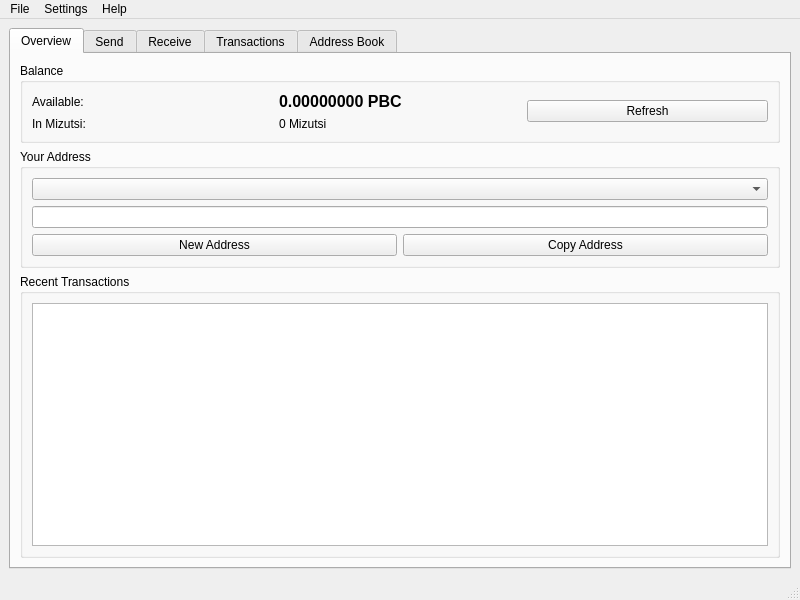
<?xml version="1.0" encoding="UTF-8"?>
<ui version="4.0">
 <class>MainWindow</class>
 <widget class="QMainWindow" name="MainWindow">
  <property name="geometry">
   <rect>
    <x>0</x>
    <y>0</y>
    <width>800</width>
    <height>600</height>
   </rect>
  </property>
  <property name="windowTitle">
   <string>Pebicoin Wallet</string>
  </property>
  <property name="windowIcon">
   <iconset resource="resources.qrc">
    <normaloff>:/icons/pebicoin.svg</normaloff>:/icons/pebicoin.svg</iconset>
  </property>
  <widget class="QWidget" name="centralwidget">
   <layout class="QVBoxLayout" name="verticalLayout">
    <item>
     <widget class="QTabWidget" name="tabWidget">
      <property name="currentIndex">
       <number>0</number>
      </property>
      <widget class="QWidget" name="overviewTab">
       <attribute name="icon">
        <iconset resource="resources.qrc">
         <normaloff>:/icons/wallet.svg</normaloff>:/icons/wallet.svg</iconset>
       </attribute>
       <attribute name="title">
        <string>Overview</string>
       </attribute>
       <layout class="QVBoxLayout" name="verticalLayout_2">
        <item>
         <widget class="QGroupBox" name="balanceGroup">
          <property name="title">
           <string>Balance</string>
          </property>
          <layout class="QGridLayout" name="gridLayout">
           <item row="0" column="0">
            <widget class="QLabel" name="label">
             <property name="text">
              <string>Available:</string>
             </property>
            </widget>
           </item>
           <item row="0" column="1">
            <widget class="QLabel" name="labelBalance">
             <property name="font">
              <font>
               <pointsize>12</pointsize>
               <weight>75</weight>
               <bold>true</bold>
              </font>
             </property>
             <property name="text">
              <string>0.00000000 PBC</string>
             </property>
            </widget>
           </item>
           <item row="0" column="2" rowspan="2">
            <widget class="QPushButton" name="pushButtonRefresh">
             <property name="toolTip">
              <string>Refresh balance and transactions</string>
             </property>
             <property name="text">
              <string>Refresh</string>
             </property>
             <property name="icon">
              <iconset theme="view-refresh"/>
             </property>
            </widget>
           </item>
           <item row="1" column="0">
            <widget class="QLabel" name="label_2">
             <property name="text">
              <string>In Mizutsi:</string>
             </property>
            </widget>
           </item>
           <item row="1" column="1">
            <widget class="QLabel" name="labelBalanceMizutsi">
             <property name="text">
              <string>0 Mizutsi</string>
             </property>
            </widget>
           </item>
          </layout>
         </widget>
        </item>
        <item>
         <widget class="QGroupBox" name="addressGroup">
          <property name="title">
           <string>Your Address</string>
          </property>
          <layout class="QVBoxLayout" name="verticalLayout_3">
           <item>
            <widget class="QComboBox" name="comboBoxAddresses"/>
           </item>
           <item>
            <widget class="QLineEdit" name="lineEditAddress">
             <property name="readOnly">
              <bool>true</bool>
             </property>
            </widget>
           </item>
           <item>
            <layout class="QHBoxLayout" name="horizontalLayout">
             <item>
              <widget class="QPushButton" name="pushButtonNewAddress">
               <property name="text">
                <string>New Address</string>
               </property>
               <property name="icon">
                <iconset resource="resources.qrc">
                 <normaloff>:/icons/receive.svg</normaloff>:/icons/receive.svg</iconset>
               </property>
              </widget>
             </item>
             <item>
              <widget class="QPushButton" name="pushButtonCopyAddress">
               <property name="text">
                <string>Copy Address</string>
               </property>
              </widget>
             </item>
            </layout>
           </item>
          </layout>
         </widget>
        </item>
        <item>
         <widget class="QGroupBox" name="recentTransactionsGroup">
          <property name="title">
           <string>Recent Transactions</string>
          </property>
          <layout class="QVBoxLayout" name="verticalLayout_4">
           <item>
            <widget class="QTableView" name="tableViewRecentTransactions">
             <property name="alternatingRowColors">
              <bool>true</bool>
             </property>
             <property name="selectionMode">
              <enum>QAbstractItemView::SingleSelection</enum>
             </property>
             <property name="selectionBehavior">
              <enum>QAbstractItemView::SelectRows</enum>
             </property>
            </widget>
           </item>
          </layout>
         </widget>
        </item>
       </layout>
      </widget>
      <widget class="QWidget" name="sendTab">
       <attribute name="icon">
        <iconset resource="resources.qrc">
         <normaloff>:/icons/send.svg</normaloff>:/icons/send.svg</iconset>
       </attribute>
       <attribute name="title">
        <string>Send</string>
       </attribute>
       <layout class="QVBoxLayout" name="verticalLayout_5">
        <item>
         <widget class="QGroupBox" name="sendCoinsGroup">
          <property name="title">
           <string>Send Coins</string>
          </property>
          <layout class="QGridLayout" name="gridLayout_2">
           <item row="0" column="0">
            <widget class="QLabel" name="label_3">
             <property name="text">
              <string>From Address:</string>
             </property>
            </widget>
           </item>
           <item row="0" column="1">
            <widget class="QComboBox" name="comboBoxFromAddress"/>
           </item>
           <item row="1" column="0">
            <widget class="QLabel" name="label_4">
             <property name="text">
              <string>To Address:</string>
             </property>
            </widget>
           </item>
           <item row="1" column="1">
            <widget class="QLineEdit" name="lineEditToAddress"/>
           </item>
           <item row="2" column="0">
            <widget class="QLabel" name="label_5">
             <property name="text">
              <string>Amount (PBC):</string>
             </property>
            </widget>
           </item>
           <item row="2" column="1">
            <widget class="QDoubleSpinBox" name="doubleSpinBoxAmount">
             <property name="decimals">
              <number>8</number>
             </property>
             <property name="maximum">
              <double>17000000.000000000000000</double>
             </property>
            </widget>
           </item>
           <item row="3" column="0">
            <widget class="QLabel" name="label_6">
             <property name="text">
              <string>Fee (PBC):</string>
             </property>
            </widget>
           </item>
           <item row="3" column="1">
            <widget class="QDoubleSpinBox" name="doubleSpinBoxFee">
             <property name="decimals">
              <number>8</number>
             </property>
             <property name="maximum">
              <double>1.000000000000000</double>
             </property>
             <property name="value">
              <double>0.000100000000000</double>
             </property>
            </widget>
           </item>
           <item row="4" column="0">
            <widget class="QLabel" name="label_8">
             <property name="text">
              <string>Label:</string>
             </property>
            </widget>
           </item>
           <item row="4" column="1">
            <widget class="QLineEdit" name="lineEditTransactionLabel">
             <property name="placeholderText">
              <string>Enter a label for this transaction</string>
             </property>
            </widget>
           </item>
           <item row="5" column="0">
            <widget class="QPushButton" name="pushButtonAddToAddressBook">
             <property name="text">
              <string>Add to Address Book</string>
             </property>
            </widget>
           </item>
           <item row="5" column="1">
            <widget class="QPushButton" name="pushButtonSend">
             <property name="text">
              <string>Send</string>
             </property>
             <property name="icon">
              <iconset resource="resources.qrc">
               <normaloff>:/icons/send.svg</normaloff>:/icons/send.svg</iconset>
             </property>
            </widget>
           </item>
          </layout>
         </widget>
        </item>
       </layout>
      </widget>
      <widget class="QWidget" name="receiveTab">
       <attribute name="icon">
        <iconset resource="resources.qrc">
         <normaloff>:/icons/receive.svg</normaloff>:/icons/receive.svg</iconset>
       </attribute>
       <attribute name="title">
        <string>Receive</string>
       </attribute>
       <layout class="QVBoxLayout" name="verticalLayout_6">
        <item>
         <widget class="QGroupBox" name="receiveCoinsGroup">
          <property name="title">
           <string>Receive Coins</string>
          </property>
          <layout class="QVBoxLayout" name="verticalLayout_7">
           <item>
            <widget class="QLabel" name="label_7">
             <property name="text">
              <string>Your Addresses:</string>
             </property>
            </widget>
           </item>
           <item>
            <widget class="QListView" name="listViewAddresses">
             <property name="alternatingRowColors">
              <bool>true</bool>
             </property>
            </widget>
           </item>
           <item>
            <layout class="QHBoxLayout" name="horizontalLayout_2">
             <item>
              <widget class="QPushButton" name="pushButtonNewAddressReceive">
               <property name="text">
                <string>New Address</string>
               </property>
               <property name="icon">
                <iconset resource="resources.qrc">
                 <normaloff>:/icons/receive.svg</normaloff>:/icons/receive.svg</iconset>
               </property>
              </widget>
             </item>
             <item>
              <widget class="QPushButton" name="pushButtonCopyAddressReceive">
               <property name="text">
                <string>Copy Address</string>
               </property>
              </widget>
             </item>
            </layout>
           </item>
          </layout>
         </widget>
        </item>
       </layout>
      </widget>
      <widget class="QWidget" name="transactionsTab">
       <attribute name="icon">
        <iconset resource="resources.qrc">
         <normaloff>:/icons/history.svg</normaloff>:/icons/history.svg</iconset>
       </attribute>
       <attribute name="title">
        <string>Transactions</string>
       </attribute>
       <layout class="QVBoxLayout" name="verticalLayout_8">
        <item>
         <widget class="QTableView" name="tableViewTransactions">
          <property name="alternatingRowColors">
           <bool>true</bool>
          </property>
          <property name="selectionMode">
           <enum>QAbstractItemView::SingleSelection</enum>
          </property>
          <property name="selectionBehavior">
           <enum>QAbstractItemView::SelectRows</enum>
          </property>
         </widget>
        </item>
       </layout>
      </widget>
      <widget class="QWidget" name="addressBookTab">
       <attribute name="title">
        <string>Address Book</string>
       </attribute>
       <layout class="QVBoxLayout" name="verticalLayout_9">
        <item>
         <widget class="QTableView" name="tableViewAddressBook">
          <property name="alternatingRowColors">
           <bool>true</bool>
          </property>
          <property name="selectionMode">
           <enum>QAbstractItemView::SingleSelection</enum>
          </property>
          <property name="selectionBehavior">
           <enum>QAbstractItemView::SelectRows</enum>
          </property>
         </widget>
        </item>
        <item>
         <layout class="QHBoxLayout" name="horizontalLayout_3">
          <item>
           <widget class="QPushButton" name="pushButtonAddAddress">
            <property name="text">
             <string>Add</string>
            </property>
           </widget>
          </item>
          <item>
           <widget class="QPushButton" name="pushButtonEditAddress">
            <property name="text">
             <string>Edit</string>
            </property>
           </widget>
          </item>
          <item>
           <widget class="QPushButton" name="pushButtonDeleteAddress">
            <property name="text">
             <string>Delete</string>
            </property>
           </widget>
          </item>
          <item>
           <widget class="QPushButton" name="pushButtonUseAddress">
            <property name="text">
             <string>Use Address</string>
            </property>
           </widget>
          </item>
         </layout>
        </item>
       </layout>
      </widget>
     </widget>
    </item>
   </layout>
  </widget>
  <widget class="QMenuBar" name="menubar">
   <property name="geometry">
    <rect>
     <x>0</x>
     <y>0</y>
     <width>800</width>
     <height>21</height>
    </rect>
   </property>
   <widget class="QMenu" name="menuFile">
    <property name="title">
     <string>File</string>
    </property>
    <addaction name="actionImportPrivateKey"/>
    <addaction name="actionBackupWallet"/>
    <addaction name="separator"/>
    <addaction name="actionExit"/>
   </widget>
   <widget class="QMenu" name="menuSettings">
    <property name="title">
     <string>Settings</string>
    </property>
    <addaction name="actionSettings"/>
   </widget>
   <widget class="QMenu" name="menuHelp">
    <property name="title">
     <string>Help</string>
    </property>
    <addaction name="actionAbout"/>
   </widget>
   <addaction name="menuFile"/>
   <addaction name="menuSettings"/>
   <addaction name="menuHelp"/>
  </widget>
  <widget class="QStatusBar" name="statusbar"/>
  <action name="actionImportPrivateKey">
   <property name="text">
    <string>Import Private Key...</string>
   </property>
  </action>
  <action name="actionBackupWallet">
   <property name="text">
    <string>Backup Wallet...</string>
   </property>
  </action>
  <action name="actionExit">
   <property name="text">
    <string>Exit</string>
   </property>
  </action>
  <action name="actionAbout">
   <property name="text">
    <string>About</string>
   </property>
  </action>
  <action name="actionSettings">
   <property name="text">
    <string>Preferences...</string>
   </property>
  </action>
 </widget>
 <resources>
  <include location="resources.qrc"/>
 </resources>
 <connections/>
</ui>
